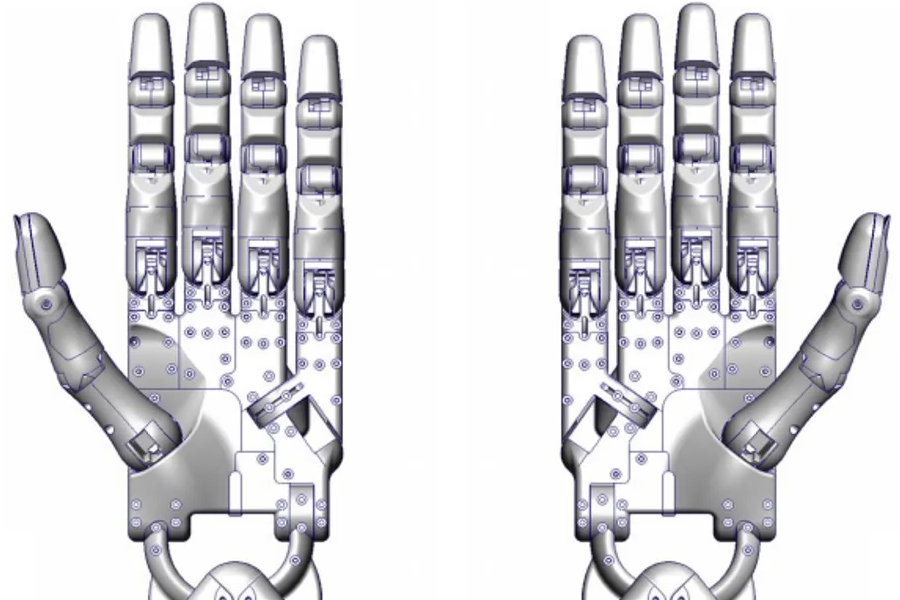
#> input picture tdmpc2/visualize/hand.png, 900 x 600 px
$ python const.py
#> lines starting #> are read from the running program, lines starting #| are printed output that depends on the picture
import os


IMAGE_PATH = os.path.abspath(os.path.join(os.path.dirname(__file__), 'hand.png'))

VERTICES = {
    'tactile_lh_palm': [(128, 539), (329, 540), (330, 475), (343, 459), (342, 340), (297, 335), (297, 372), (285, 361), (286, 311), (240, 306), (228, 309), (183, 306), (175, 312), (125, 312), (130, 377), (172, 412), (185, 441), (128, 473)],
    'tactile_lh_ffproximal': [(127, 279), (176, 277), (175, 173), (127, 173)],
    'tactile_lh_ffmiddle': [(128, 155), (173, 155), (172, 96), (127, 100)],
    'tactile_lh_ffdistal': [(128, 74), (175, 75), (167, 19), (138, 14)],
    'tactile_lh_mfproximal': [(182, 270), (236, 270), (230, 171), (185, 165)],
    'tactile_lh_mfmiddle': [(185, 139), (233, 138), (227, 68), (183, 73)],
    'tactile_lh_mfdistal': [(188, 61), (225, 62), (218, 7), (194, 7)],
    'tactile_lh_rfproximal': [(239, 282), (285, 283), (282, 167), (243, 168)],
    'tactile_lh_rfmiddle': [(244, 145), (284, 148), (285, 77), (244, 78)],
    'tactile_lh_rfdistal': [(244, 65), (282, 70), (275, 13), (250, 14)],
    'tactile_lh_lfmetacarpal': [(291, 380), (343, 446), (343, 316), (299, 319)],
    'tactile_lh_lfproximal': [(297, 303), (344, 305), (342, 199), (299, 194)],
    'tactile_lh_lfmiddle': [(299, 171), (340, 170), (340, 118), (297, 115)],
    'tactile_lh_lfdistal': [(299, 96), (340, 97), (334, 38), (305, 38)],
    'tactile_lh_thproximal': [(127, 460), (173, 415), (104, 347), (60, 383)],
    'tactile_lh_thmiddle': [(60, 379), (104, 348), (64, 284), (27, 308)],
    'tactile_lh_thdistal': [(24, 292), (67, 263), (44, 215), (11, 225)],

    'tactile_rh_ffproximal': [(729, 274), (780, 273), (776, 173), (734, 177)],
    'tactile_rh_ffmiddle': [(732, 147), (773, 147), (773, 102), (734, 103)],
    'tactile_rh_ffdistal': [(731, 80), (774, 75), (768, 17), (744, 13)],
    'tactile_rh_mfproximal': [(671, 269), (720, 269), (716, 167), (677, 163)],
    'tactile_rh_mfmiddle': [(675, 131), (719, 131), (716, 78), (675, 78)],
    'tactile_rh_mfdistal': [(675, 65), (719, 65), (707, 0), (680, 3)],
    'tactile_rh_rfproximal': [(619, 273), (667, 273), (659, 174), (619, 173)],
    'tactile_rh_rfmiddle': [(619, 148), (664, 154), (661, 94), (619, 94)],
    'tactile_rh_rfdistal': [(620, 75), (662, 77), (655, 13), (626, 14)],
    'tactile_rh_lfmetacarpal': [(564, 430), (612, 377), (606, 290), (559, 289)],
    'tactile_rh_lfproximal': [(559, 289), (609, 290), (606, 197), (564, 196)],
    'tactile_rh_lfmiddle': [(562, 171), (609, 168), (603, 119), (564, 116)],
    'tactile_rh_lfdistal': [(564, 96), (603, 97), (597, 41), (571, 36)],
    'tactile_rh_thproximal': [(722, 438), (764, 469), (838, 392), (796, 357)],
    'tactile_rh_thmiddle': [(800, 354), (838, 386), (876, 312), (838, 290)],
    'tactile_rh_thdistal': [(841, 277), (882, 299), (892, 216), (864, 210)],
}


import numpy as np
def subdivide_quad(corners, H, W):
    """
    corners: list of four (x,y) points in order TL, TR, BR, BL
    H, W: number of rows and columns
    return: list of H*W cells, each cell is [tl, tr, br, bl]
    """
    TL, TR, BR, BL = [np.array(p) for p in corners]
    # interpolate left and right edges into H+1 points
    left_pts  = [TL + (BL - TL) * (i / H) for i in range(H + 1)]
    right_pts = [TR + (BR - TR) * (i / H) for i in range(H + 1)]
    cells = []
    for i in range(H):
        topL, botL = left_pts[i],  left_pts[i+1]
        topR, botR = right_pts[i], right_pts[i+1]
        for j in range(W):
            u0, u1 = j / W, (j + 1) / W
            tl = topL + (topR - topL) * u0
            tr = topL + (topR - topL) * u1
            bl = botL + (botR - botL) * u0
            br = botL + (botR - botL) * u1
            cells.append([tl, tr, br, bl])
    return cells


if __name__ == '__main__':
    import numpy as np
    import matplotlib.pyplot as plt
    from matplotlib.patches import Polygon
    from matplotlib.collections import PatchCollection

    # Load background image
    img = plt.imread('hand.png')
#> img is the input picture: shape (600, 900, 4) float32; mean R, G, B, A 0.856, 0.854, 0.868, 1
    h, w = img.shape[:2]
#> h = 600; w = 900

    # Prepare figure and axes
    fig, ax = plt.subplots(figsize=(6, 8))
    ax.imshow(img)
    ax.axis('off')

    # Create PatchCollections for each tactile region
    collections = {}
    for name, verts in VERTICES.items():
        # Determine grid size: torso uses 4×8, others use 2×4
        if 'torso' in name:
            H, W = 4, 8
        else:
            H, W = 2, 4

        # Approximate region as quad: use bounding box if polygon has more than 4 points
        if len(verts) == 4:
            quad = verts
        else:
            xs, ys = zip(*verts)
            quad = [
                (min(xs), min(ys)),  # TL
                (max(xs), min(ys)),  # TR
                (max(xs), max(ys)),  # BR
                (min(xs), max(ys)),  # BL
            ]

        # Subdivide quad into H×W cells and create polygons
        cell_quads = subdivide_quad(quad, H, W)
        patches = [Polygon(c, closed=True) for c in cell_quads]
        coll = PatchCollection(patches, match_original=True)
        coll.set_facecolor((0, 0, 0, 0))  # initial fully transparent
        ax.add_collection(coll)
        collections[name] = (coll, H, W)

    plt.ion()
    plt.show()
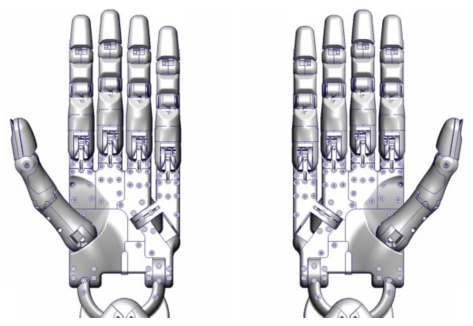
#> figure drawn by matplotlib, 1 panel

    # Visualization loop (example with random data)
    MAX_PRESSURE = 5.0  # scale factor for normalization

    # for _ in range(100):  # replace with actual simulation steps
    while True:
        # Simulate touch sensor data as random
        touch_obs = {
            name: np.random.rand(3, H, W) * MAX_PRESSURE
            for name, (_, H, W) in collections.items()
        }

        # Update PatchCollection for each region
        for name, (coll, H, W) in collections.items():
            grid3 = touch_obs[name]
            # Use the absolute z-component as intensity
            vals = np.abs(grid3[2]).flatten()
            norm = plt.Normalize(0, MAX_PRESSURE)
            colors = plt.cm.jet(norm(vals))  # RGBA array length H*W
            coll.set_facecolor(colors)

        # Refresh display
#> (the run stopped early here; a loop or call above may not have finished)
